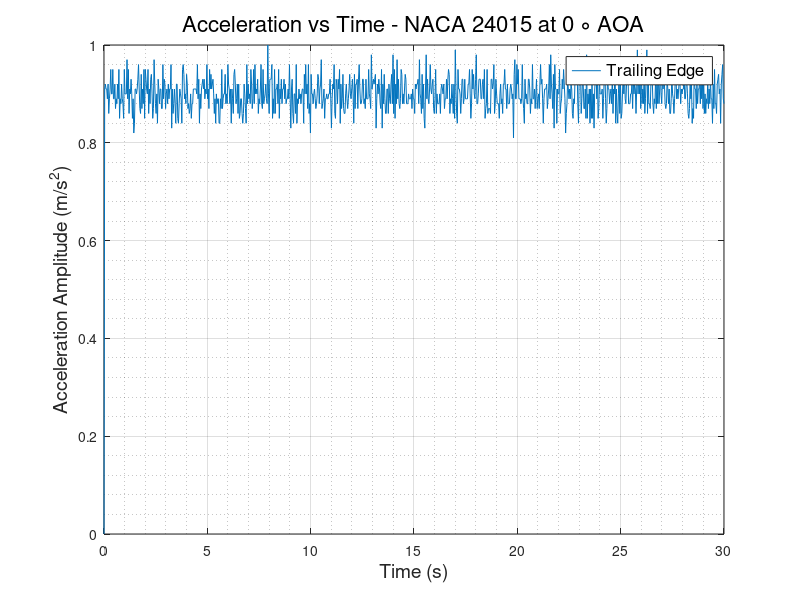
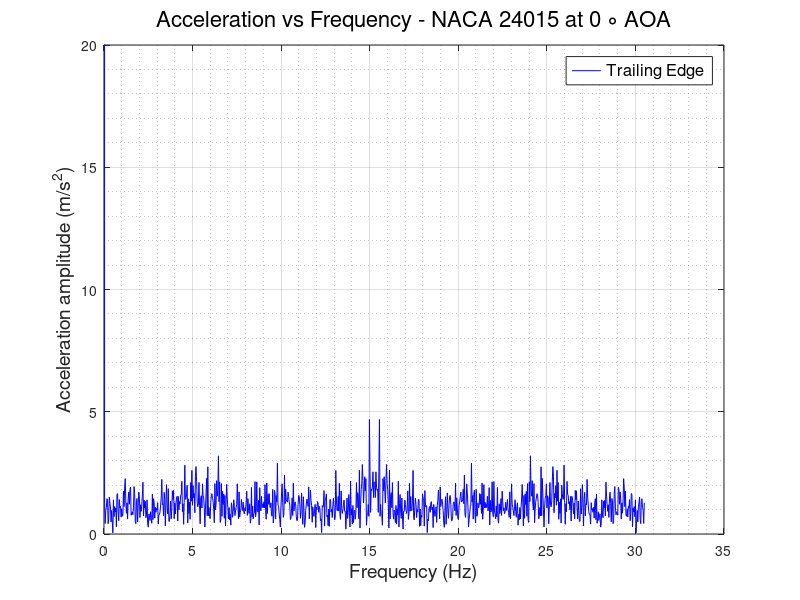

Here is the MATLAB script that generated these plots, in order:
clc
clear
close all
%% READING ACCELEROMETER DATA and defining Variables
                      % TRAILING EDGE %
data   = xlsread('TE_300rpm.csv');
TE_time   = data(:,1);
TE_X_acc  = data(:,2);
TE_Y_acc  = data(:,3);
TE_Z_acc  = data(:,4);
TE_R_acc  = sqrt(TE_X_acc.^2 + TE_Y_acc.^2 + TE_Z_acc.^2);
% plot(TE_time,TE_R_acc)
N      = numel(TE_time);
Ts     = abs(diff(TE_time(1:2)));
fs     = 1/Ts;
f_axis = [0:N-1]*fs/N;
A_freq_TE = fft(TE_Z_acc);
figure(1)
plot(TE_time, TE_Z_acc)
grid on
grid minor
xlabel('Time (s)','FontSize',14,'FontWeight','normal')
ylabel('Acceleration Amplitude (m/s^2)','FontSize',14,'FontWeight','normal')
legend ('Trailing Edge','FontSize',12,'FontWeight','normal')
title('Acceleration vs Time - NACA 24015 at 0 \circ AOA','FontSize',16,'FontWeight','normal')
% ylim([0.5 2])
figure(2)
plot(f_axis,abs(A_freq_TE),'-b','LineWidth',0.5)
grid on 
grid minor
ylabel('Acceleration amplitude (m/s^2)','FontSize',14,'FontWeight','normal')
xlabel('Frequency (Hz)','FontSize',14,'FontWeight','normal')
ylim([0 20])
legend ('Trailing Edge','FontSize',12,'FontWeight','normal')
title('Acceleration vs Frequency - NACA 24015 at 0 \circ AOA','FontSize',16,'FontWeight','normal')